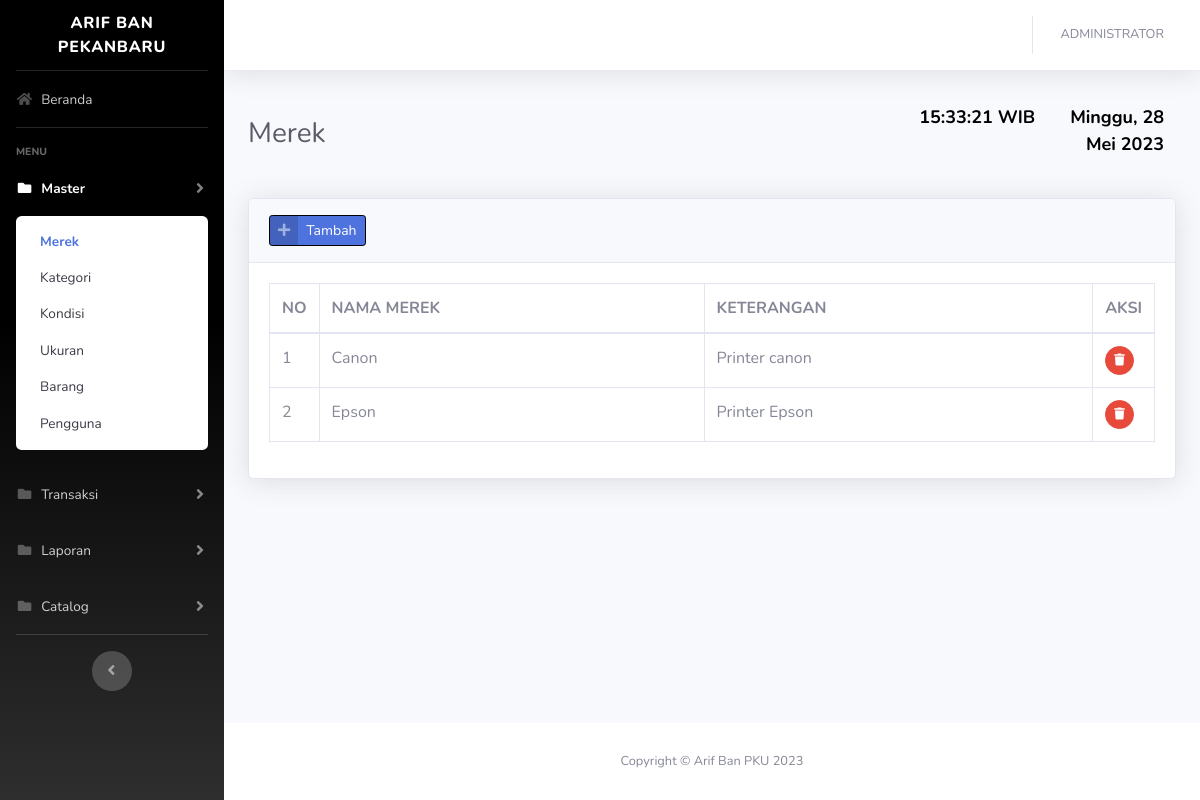
The app's page /?merek (signed in) with its own data.
### tables this page shows
CREATE TABLE `merek` (
  `idmerek` int(11) NOT NULL,
  `nama_merek` varchar(128) NOT NULL,
  `keterangan` varchar(256) NOT NULL
);

### config/function.php (called while the page is built, shortened)
<?php
function encrypt($str) {
return base64_encode($str);
}
function base_url(){
    $base_url= ((isset($_SERVER['HTTPS']) && $_SERVER['HTTPS'] == "on") ? "https" : "http");
    $base_url.= "://".$_SERVER['HTTP_HOST'];
    $base_url.= str_replace(basename($_SERVER['SCRIPT_NAME']),"",$_SERVER['SCRIPT_NAME']);
    return $base_url;
}
?>

### views/master/merek.php (the view, shortened to what this page needs)
<div class="container-fluid">
    <div class="d-sm-flex align-items-center justify-content-between mb-4">
        <h1 class="h3 mb-0 text-gray-800">Merek</h1>
        <?php include_once('jam&tanggal.php'); ?>
    </div>
    <div class="card shadow mb-4">
        <div class="card-header py-3">
            <a href="#" class="btn btn-primary btn-icon-split btn-sm" data-toggle="modal" data-target="#merekModal">
                <span class="icon text-white-50">
                    <i class="fas fa-plus"></i>
                </span>
                <span class="text">Tambah</span>
            </a>
        </div>
        <div class="card-body">
            <div class="table-responsive">
                <table class="table table-bordered table-hover" id="dataTable" width="100%" cellspacing="0">
                    <thead>
                        <tr>
                            <th width="20">NO</th>
                            <th>NAMA MEREK</th>
                            <th>KETERANGAN</th>
                            <th width="50">AKSI</th>
                        </tr>
                    </thead>
                    <tbody>
                        <?php
                        $n=1;
                        $query = mysqli_query($con,"SELECT * FROM merek ORDER BY idmerek DESC")or die(mysqli_error($con));
                        while($row = mysqli_fetch_array($query)):
                        ?>
                        <tr>
                            <td><?= $n++; ?></td>
                            <td><?= $row['nama_merek']; ?></td>
                            <td><?= $row['keterangan']; ?></td>
                            <td>
                                <a href="<?=base_url();?>/process/merek.php?act=<?=encrypt('delete');?>&id=<?=encrypt($row['idmerek']);?>"
                                    class="btn btn-sm btn-circle btn-danger btn-hapus"><i class="fas fa-trash"></i></a>
                            </td>
                        </tr>
                        <?php endwhile; ?>
                    </tbody>
                </table>
            </div>
        </div>
    </div>
</div>

### records on screen
merek: nama_merek "Canon", keterangan "Printer canon"
merek: nama_merek "Epson", keterangan "Printer Epson"

### other values on screen
$_SESSION['fullname'] "ADMINISTRATOR"
